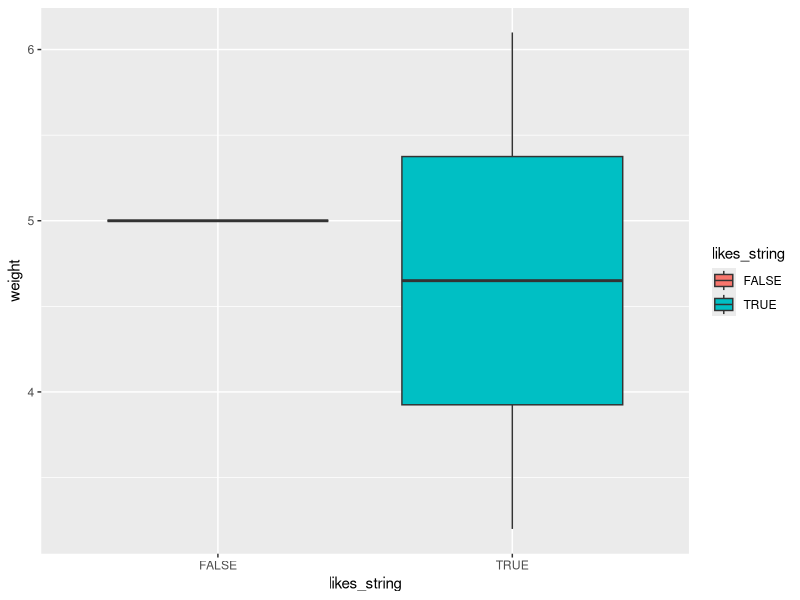

Here is the R script that generated this plot:
## ---- chunk 1
cats <- read.csv(file = "feline-data.csv")
## ---- chunk 2
library(ggplot2)
ggplot(cats, aes(x = likes_string, y = weight, 
                 group = likes_string,
                 fill = likes_string)) + 
    geom_boxplot()
## ---- chunk 3
sessionInfo()
